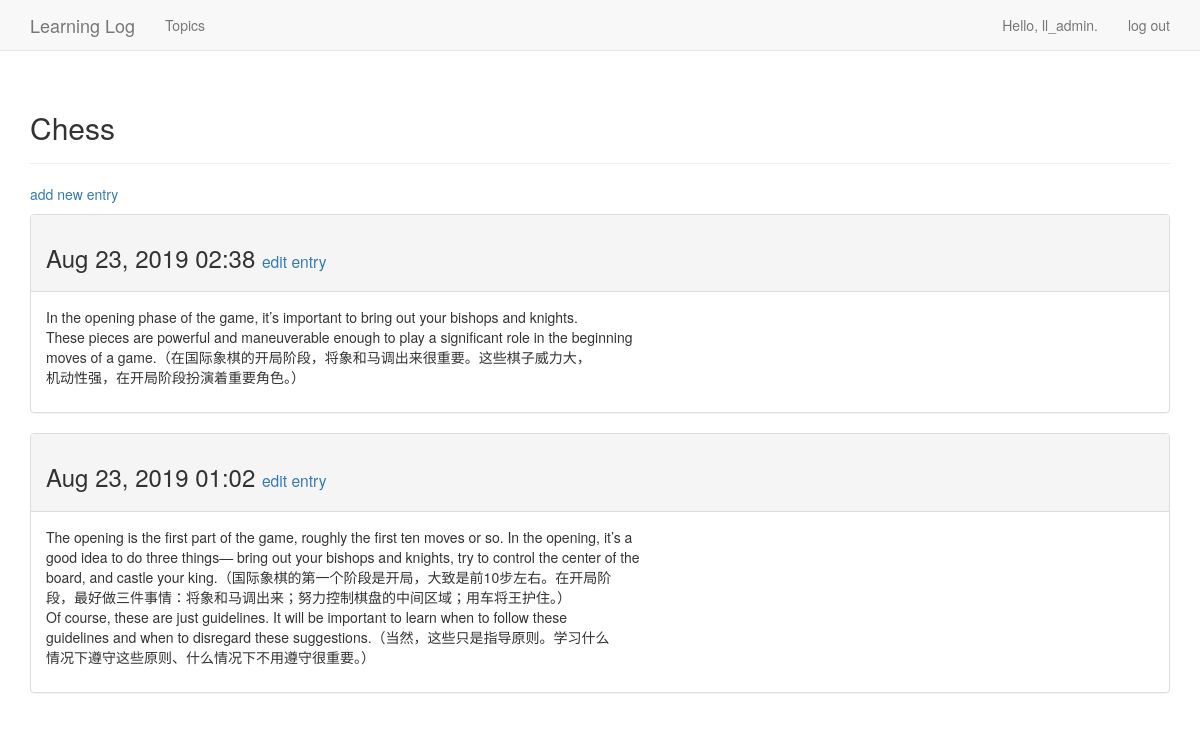
The app's page /topics/1/ (signed in), older data.
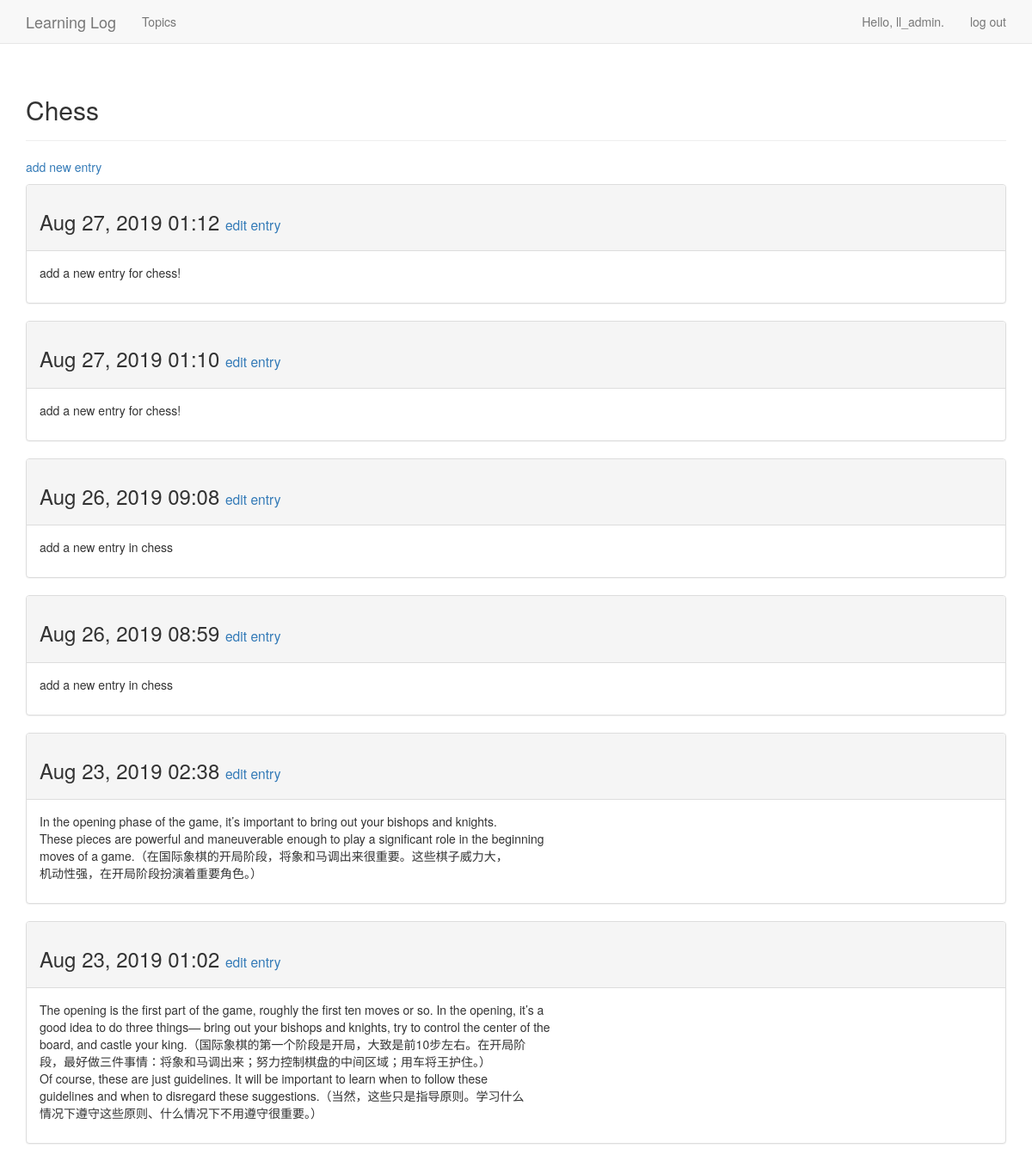
The same page, newer data.
### learning_logs/models.py (models this page shows, shortened)
class Topic(models.Model):
    text = models.CharField(max_length=200)
    date_added = models.DateTimeField(auto_now_add=True)
    owner = models.ForeignKey(User, on_delete=models.CASCADE)
    def __str__(self):
        return self.text

class Entry(models.Model):
    topic = models.ForeignKey(Topic, on_delete=models.CASCADE)
    text = models.TextField()
    date_added = models.DateTimeField(auto_now_add=True)
    class Meta:
        verbose_name_plural = 'entries'

### learning_logs/views.py (the view)
# urls.py: path('topics/<int:topic_id>/', views.topic, name='topic'),
@login_required
def topic(request, topic_id):
    topic = Topic.objects.get(id=topic_id)
    if topic.owner != request.user:
        raise Http404
    entries = topic.entry_set.order_by('-date_added')
    context = {'topic': topic, 'entries': entries}
    return render(request, 'learning_logs/topic.html', context)

### learning_logs/templates/learning_logs/topic.html (shortened to what this page needs)
{% extends "learning_logs/base.html" %}
{% block header %}
  <h2>{{ topic }}</h2>
{% endblock header %}
{% block content %}
  <p>
  	<a href="{% url 'learning_logs:new_entry' topic.id %}">add new entry</a>
  </p>
  {% for entry in entries %}
    <div class="panel panel-default">
      <div class="panel-heading">
      	<h3>
      	  {{ entry.date_added|date:'M d, Y H:i' }}
      	  <small>
            <a href="{% url 'learning_logs:edit_entry' entry.id %}">edit entry</a>
          </small>
      	</h3>
      </div>
      <div class="panel-body">
        {{ entry.text|linebreaks }}
      </div>
    </div>
  	{% empty %}
  	  There are no entries for this topic yet.
  	{% endfor %}
{% endblock content %}

### learning_logs/templates/learning_logs/base.html (shortened to what this page needs)
{% load bootstrap3 %}
<!DOCTYPE html>
<html lang="en">
  <head>
    {% bootstrap_css %}
  </head>
  <body>
    <nav class="navbar navbar-default navbar-static-top">
      <div class="container">
        <div class="navbar-header">
          <a class="navbar-brand" href="{% url 'learning_logs:index' %}">Learning Log</a>
        </div>
        <div id="navbar" class="navbar-collapse collapse">
          <ul class="nav navbar-nav">
            <li><a href="{% url 'learning_logs:topics' %}">Topics</a></li>
          </ul>
          <ul class="nav navbar-nav navbar-right">
            {% if user.is_authenticated %}
              <li><a>Hello, {{ user.username }}.</a></li>
              <li><a href="{% url 'users:logout' %}">log out</a></li>
            {% else %}
              <li><a href="{% url 'users:register' %}">register</a></li>
              <li><a href="{% url 'users:login' %}">log in</a></li>
            {% endif %}
          </ul>
        </div>
      </div>
    </nav>
    <div class="container">
      <div class="page-header">
        {% block header %}{% endblock header %}
      </div>
      <div>
        {% block content %}{% endblock content %}
      </div>
    </div>
  </body>
</html>

Row changes from the older to the newer data that the page shows:
added Entry: date_added "Aug 27, 2019 01:12", text "add a new entry for chess!"
added Entry: date_added "Aug 27, 2019 01:10", text "add a new entry for chess!"
added Entry: date_added "Aug 26, 2019 09:08", text "add a new entry in chess"
added Entry: date_added "Aug 26, 2019 08:59", text "add a new entry in chess"
